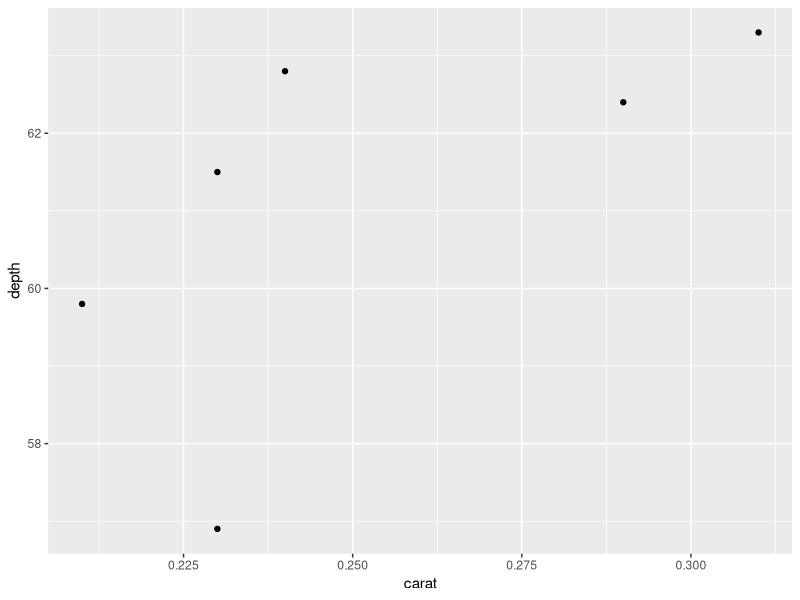

Reproduce this figure in R.
## ---- chunk 1
library(tidyverse)
library(dplyr)
library(ggplot2)
## ---- chunk 2
data <- head(diamonds)
view(data)
## ---- chunk 3
ggplot(data, aes(x=carat, y=depth)) + geom_point()
